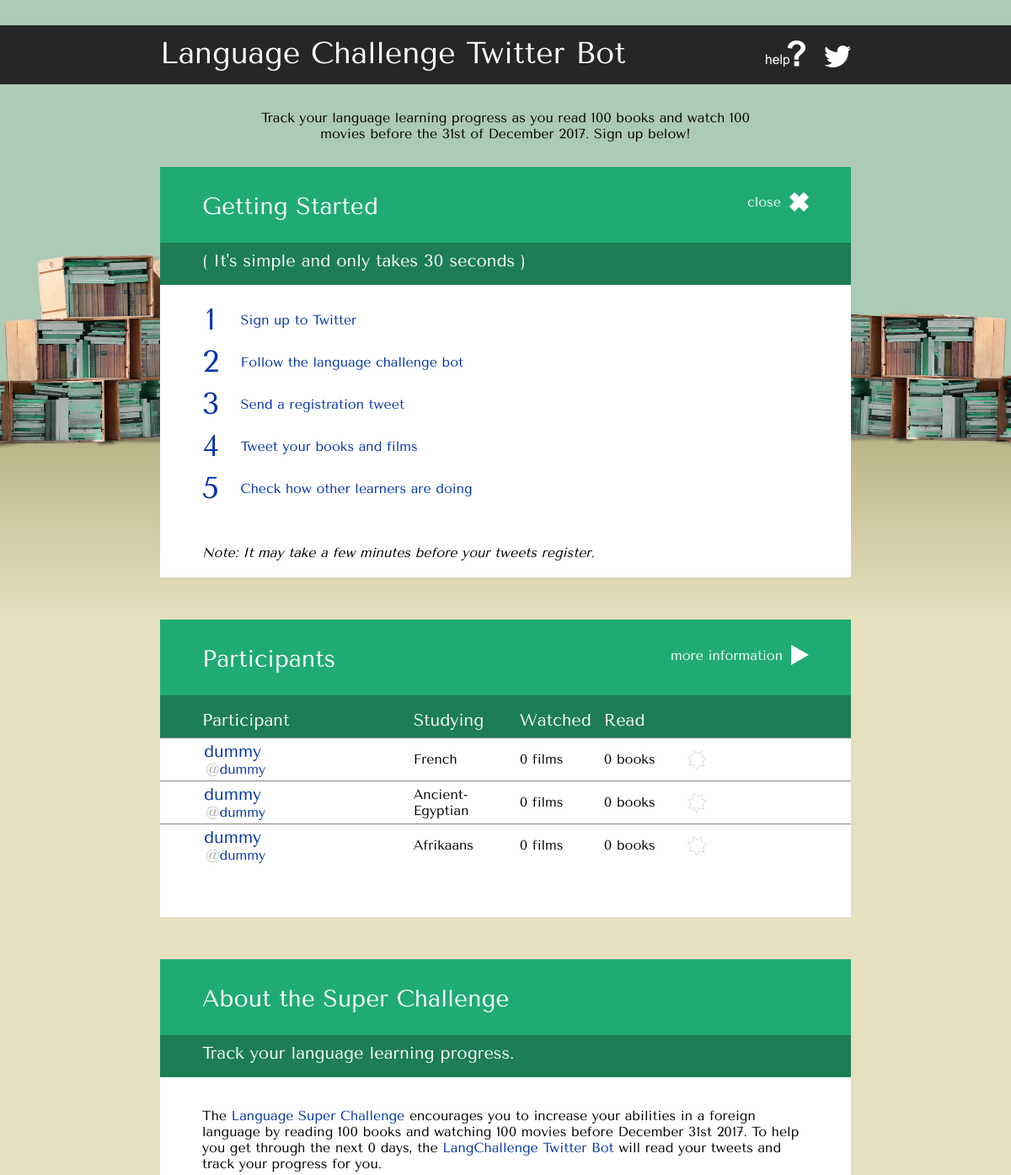
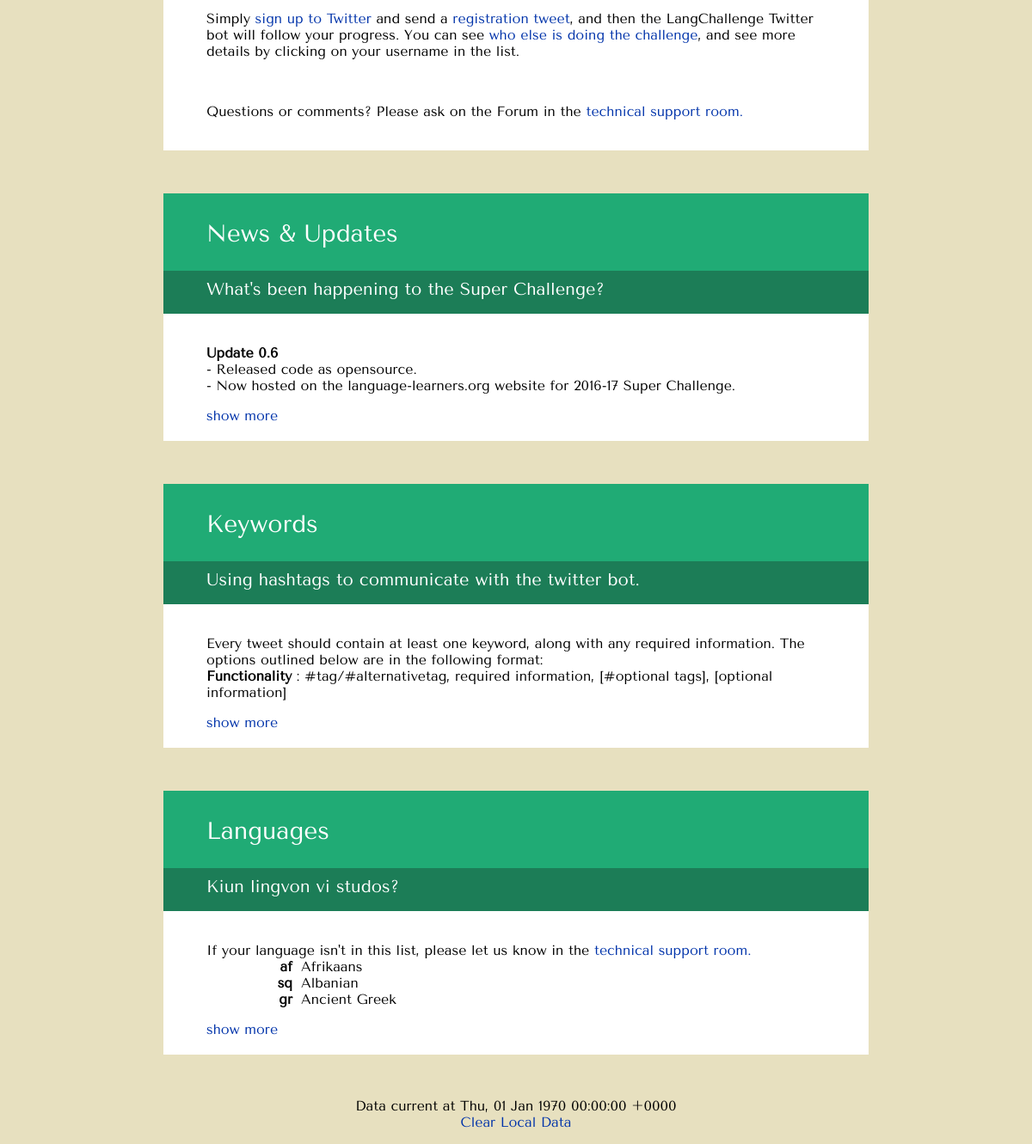
The page / on the database its author committed (2 pictures, top to bottom).
### tables this page shows
CREATE TABLE IF NOT EXISTS `Language` (
  `Code` varchar(3) NOT NULL,
  `Name` varchar(255) NOT NULL,
  PRIMARY KEY (`Code`)
) DEFAULT CHARSET=utf8;

CREATE TABLE IF NOT EXISTS `Preferences` (
  `Name` varchar(255) NOT NULL,
  `Value` varchar(255) NOT NULL,
  PRIMARY KEY (`Name`)
) DEFAULT CHARSET=utf8;

### database.php (called while the page is built, shortened)
<?php
$link = login(DB_NAME.$testing);
function login($databasename)
{
    global $testing;
    $link = mysqli_connect($testing ? "server_url" : DB_HOST , DB_USER , DB_PASSWORD , DB_NAME);
    return $link;
}
function callStoredProcedure($procedure)
{
    global $link;
    $resultset = mysqli_multi_query($link, "CALL ".$procedure)
        or die(__FILE__.__LINE__.mysqli_error($link).$procedure);
    $data = mysqli_store_result($link);
    return $data;
}
function getPreference($name) {
    global $link;
    $data = mysqli_query($link, "SELECT Value FROM Preferences
        WHERE Name = '".$name."'")
    or die(__FILE__.__LINE__.mysqli_error($link));
    $info = mysqli_fetch_array($data);
    return $info['Value'];
}
?>

### frontpage.php (the view, shortened to what this page needs)
<?php
require_once('database.php');
function showUpdateTime()
{
    $lastupdate = getPreference("last_update");
    print "<p>Data current at ".date("r", $lastupdate)."<br>
        <a href='#' onclick='resetPreferences();'>Clear Local Data</a></p>";
}
function printDaysLeft()
{
    $difference = mktime(0, 0, 0, 01, 01, 2016) - time();
    if ($difference < 0) { $difference = 0; }
    $daysleft = floor($difference/60/60/24);
    print $daysleft;
}
function printParticipants()
{
    $statistics = getStatistics();
    $data = callStoredProcedure("GetGroupedEntries(".
        $statistics['TotalPagesRead'].",".
        $statistics['TotalMinutesWatched'].")");
    $infos = array();
    while($info = mysqli_fetch_array($data)) {
        array_push($infos, $info);
    }
    foreach($infos as &$info)
    {
        $username = $info['UserName'];
        $displayname = $info['DisplayName'];
        $info['UserString'] = "<span class='username'><a href=participant.php?username=".$username.">"
                      .$displayname."</a></span><br> <span class='twitter'>@<a href=http://twitter.com/".$username.">".$username."</a></span>";
    }
    print "<table class='sortable' id='participantstable'><tr class='merge'>
                <th id='thparticipant'>Participant</th>
                <th id='thstudying'>Studying</th>
                <th id='thwatched'>Watched</th>
                <th id='thread'>Read</th>
                <th id='thprogress'></th></tr>";
    shuffle($infos);
    foreach($infos as $info) {
        $filmentry = $info['FilmEntry']; $bookentry = $info['BookEntry'];
        $filmstars = floor($filmentry->count / 25);
        $bookstars = floor($bookentry->count / 25);
        $stars = "<div class='star none'></div>";
        $rank = $filmentry->count + $bookentry->count;
        $bluecount = 0;
        $newstars = getStarsHtml($filmstars, $bookstars, true, $rank, $bluecount) .
                    getStarsHtml($bookstars, $filmstars, false, $rank, $bluecount);
        $sprint = $info['LongestSprint'];
        $streak = $info['CurrentStreak'];
        $badges = getStreakDiv($streak, 5, 10, 20);
        $badges .= getSprintDiv($sprint);
        print "<tr>
            <td class='show'".$info['CustomKey'].">"
            .$info['UserString']."</td>
            <td class=''>".$info['LanguageName']."</td>
            <td sorttable_customkey='$filmentry->count'>$filmentry->content</td>
            <td sorttable_customkey='$bookentry->count'>$bookentry->content</td>
            <td sorttable_customkey='$rank' class='stars'>$stars$badges</td></tr>";
    }
    print "</table>";
}
function getStarsHtml($count, $comparecount, $combine, &$rank, &$bluecount)
{
    $stars = "";
    return $stars;
}
function getStreakDiv($count, $bronzelevel, $silverlevel, $goldlevel)
{
    $type = "";
    return $type == "" ? "" : "<div class='badge $type streak'
        title='Current Streak : $count consecutive weeks'></div>";
}
function getSprintDiv($count)
{
    $type = "";
    $s = $count == 1 ? "" : "s";
    return $type == "" ? "" : "<div class='badge $type sprint'
        title='Activity Badge : studied $count whole book$s and film$s in the last fortnight'></div>";
}
function getTableEntry($count, $target, $tail)
{
    $entry = new stdClass();
    $entry->count = $count;
    $entry->target = $target;
    $entry->content = "$count $tail";
    return $entry;
}
function printLanguages()
{
    $languagedata = callStoredProcedure("GetLanguages()");
    while($info = mysqli_fetch_array($languagedata))
    {
        $code = $info['Code'];
        $name = $info['Name'];
        print "<span class='languagecode'>".$code."</span>".$name."<br>";
    }
}
?>

### index.php (shortened to what this page needs)
<?php require_once('frontpage.php'); ?>
<html>
<head>
    <link rel="stylesheet" type="text/css" href="style/style.css"/>
</head>
<body>
    <div id='headerback'>
        <div id='header'>
            Language Challenge Twitter Bot
            <a href="http://www.twitter.com/langchallenge"><div id='twit'></div></a>
            <a target="_blank" href="#about" class='jumptokeyword'><div id='help'></div></a>
        </div>
    </div>
    <div id='background'>
        <div class='centered'>
            <div class='left'></div>
            <div class='right'></div>
        </div>
    </div>
    <div id='main'>
    <div id='getstarted' class='<?php hideGetStarted(); ?>'>
        <div class='shortdesc'>
            Track your language learning progress as you read 100 books and watch 100 movies before the 31st of December 2017. Sign up below!
        </div>
    <div class='panel'>
    <div class='header'>
        Getting Started
        <a target="_blank" class='close headerlink' id="closegetstarted">close<div class='headericon' id='closeicon'></div></a>
    </div>
    <div class='subheader'>
        ( It's simple and only takes 30 seconds )
    </div>
    <div class='content'>
        <a href="https://twitter.com/signup" target='_blank' class='bullet'>
            <span class='number'>1</span>
            Sign up to Twitter</a>
        <a href="https://twitter.com/#!/langchallenge" target='_blank' class='bullet'>
            <span class='number'>2</span>
            Follow the language challenge bot</a>
        <a class='jumptokeyword bullet' href='#registration'>
            <span class='number'>3</span>
            Send a registration tweet</a>
        <a class='jumptokeyword bullet' href='#reading' >
            <span class='number'>4</span>
            Tweet your books and films</a>
        <a href='#participants' class='bullet'>
            <span class='number'>5</span>
            Check how other learners are doing</a>
        <br><br>
        <i>Note: It may take a few minutes before your tweets register.</i>
    </div>
    </div>
    </div>
    <div id='participants' class='panel'>
    <div class='header'>
        Participants
        <a class ='jumptokeyword headerlink' href='#about'>more information<div class='headericon' id='moreicon'></div></a>
    </div>
    <div class='subheader'>
    </div>
    <?php printParticipants(); ?>
    </div>
    <div id='about' class='panel'>
    <div class='header'>
        About the Super Challenge
    </div>
    <div class='subheader'>
        Track your language learning progress.
    </div>
    <div class='content'>
        <p>The <a href="http://forum.language-learners.org/viewtopic.php?f=21&t=769" target='_blank'>Language Super Challenge</a>
        encourages you to increase your abilities in a foreign language by reading 100 books and watching 100 movies before December 31st 2017.
        To help you get through the next <?php printDaysLeft() ?> days, the <a href="https://twitter.com/#!/langchallenge" target='_blank'>
        LangChallenge Twitter Bot</a> will read your tweets and track your progress for you.</p>
        <p>Simply <a href="https://twitter.com/signup" target='_blank'>sign up to Twitter</a> and send a
            <a href='#keywords'>registration tweet</a>, and then the LangChallenge Twitter bot will follow your progress.
            You can see <a href='#participants'>who else is doing the challenge</a>, and see more details by clicking on your username in the list.</p>
        <br>
        <p>Questions or comments? Please ask on the Forum in the <a href="http://forum.language-learners.org/viewforum.php?f=16"  target='_blank'>technical support room.</a>
    </div>
    </div>
    <div class='panel'>
    <div class='header'>
        News & Updates
    </div>
    <div class='subheader'>
        What's been happening to the Super Challenge?
    </div>
    <div class='content'>
        <p><span class='subhead'>Update 0.6</span><br>
            - Released code as opensource.<br>
            - Now hosted on the language-learners.org website for 2016-17 Super Challenge.<br>
        </p>
        <a class='toggle' href='#news'>show more</a>
    </div>
    </div>
    <div class='panel'>
    <div class='header'>
        Keywords
    </div>
    <div class='subheader'>
        Using hashtags to communicate with the twitter bot.
    </div>
    <div class='content'>
       <p> Every tweet should contain at least one keyword, along with any required information. The options outlined below are in the following format:<br>
        <span class='subhead'>Functionality</span> : #tag/#alternativetag, required information, [#optional tags], [optional information]</p>
        <a class='toggle' href='#keywords' id='expandkeywords'>show more</a>
    </div>
    </div>
    <div class='panel'>
    <div class='header'>
        Languages
    </div>
    <div class='subheader'>
        Kiun lingvon vi studos?
   </div>
    <div class='content'>
        <p>If your language isn't in this list, please let us know in the <a href="http://forum.language-learners.org/viewforum.php?f=16" target='_blank'>technical support room.</a>
        <?php printLanguages() ?>
        <a class='toggle' href='#languages'>show more</a>
    </div>
    </div>
    <?php showUpdateTime(); ?>
    </div>
</body>
</html>

### style/style.css (style rules this page uses)
body { background-color: #e7e0bf; padding: 0; margin: 0; font-size: 16px; text-align: center; font-family: 'Tenor Sans', sans-serif; }
.subhead { font-weight: bold; }
#background { position: fixed; top: 0; height: 770px; width: 100%; text-align: center; background-image: url('../image/bg_gradient.png'); background-position: 0 100%; background-repeat: repeat-x; background-color: #adcab4; overflow: hidden; z-index: -1; }
#background .centered { position: relative; width: 0px; height: 0px; margin: auto; }
#background .left { position: relative; background-image: url('../image/bg_left.png'); width: 400px; height: 255px; top: 300px; margin-left: -800px; margin-bottom: -255px; }
#background .right { position: relative; background-image: url('../image/bg_right.png'); width: 296px; height: 175px; top: 360px; margin-left: 400px; }
#headerback { position: absolute; left: 0; top: 30px; width: 100%; height: 70px; background-color: #262626; text-align: center; }
#header { position: relative; width: 820px; margin: auto; margin-top: 8px; color: white; text-align: left; font-size: 36px; padding-top: 4px; }
#help { float: right; display: inline-block; width: 49px; height: 31px; background-image: url('../image/help.png'); margin-top: 6px; }
#twit { float: right; display: inline-block; width: 32px; height: 32px; background-image: url('../image/twit.png'); margin-top: 6px; margin-left: 20px; }
#main { left: -410px; width: 820px; display: inline-block; text-align: center; padding-top: 160px; }
.panel { position: relative; background-color: white; width: 100%; text-align: left; overflow: hidden; margin-bottom: 50px; }
.panel .header { padding-left: 50px; padding-top: 30px; margin-bottom: -30px; width: 100%; height: 90px; background-color: #20ab75; color: white; font-size: 28px; }
.panel .subheader { padding-left: 50px; padding-top: 10px; width: 100%; height: 40px; background-color: #1c7d57; color: white; font-size: 20px; }
.panel .content { padding-top: 20px; padding-left: 50px; padding-bottom: 20px; margin-right: 50px; }
.headerlink { padding-right: 100px; position: relative; display: block; float: right; font-size: 16px !important; color: white !important; cursor: pointer; }
.headericon { display: inline-block; margin-left: 10px; vertical-align: -30%; }
#getstarted .bullet { display: block; width: 100%; height: 50px; cursor: pointer; }
.shortdesc { margin-top: -60px; padding: 30px 100px; }
#getstarted .number { display: inline-block; vertical-align: -15%; width: 60px; text-align: center; margin-left: -20px; font-size: 36px; }
#closeicon { background-image: url('../image/close.png'); width: 23px; height: 23px; }
#moreicon { background-image: url('../image/more.png'); width: 21px; height: 24px; }
table { margin-top: -50px; border-width: 1px; border-style: none; border-collapse: collapse; margin-bottom: 60px; }
table th { font-weight: normal; text-align: left; padding-top: 10px; border-style: none; cursor: pointer; height: 50px; color: white; font-size: 20px; }
#thparticipant { padding-left: 50px; width: 270px; }
#thstudying { width: 130px; }
#thread { width: 100px; }
#thwatched { width: 100px; }
#thprogress { width: 220px; }
table span.username { padding-left: 48px; font-size: 20px; }
table span.twitter { padding-left: 50px; color: darkgrey !important; }
table tr { border-width: 1px; border-style: solid; border-color: #888; border-right: none; border-left: none; border-bottom: none; }
table tr.merge { border-top: none; }
table td.show { padding: 4px; }
table td.stars { padding-right: 10px; }
div.star { float: left; width: 26px; height: 26px; margin: 2; }
div.star.none { background-image: url('../image/none.png'); }
a:link { text-decoration: none; color: #0033aa; }
.languagecode { display: inline-block; width: 100px; text-align: right; font-weight: bold; padding-right: 10px; }

### rows shown on the page
language: Code "af", Name "Afrikaans"
language: Code "sq", Name "Albanian"
language: Code "gr", Name "Ancient Greek"
preferences: Value "Thu, 01 Jan 1970 00:00:00 +0000"

### other values the page prints
$displayname "dummy"
$username "dummy"
$info['LanguageName'] "French"
$filmentry->content "0 films"
$bookentry->content "0 books"
$info['LanguageName'] "Ancient-Egyptian"
$info['LanguageName'] "Afrikaans"
$daysleft "0"
